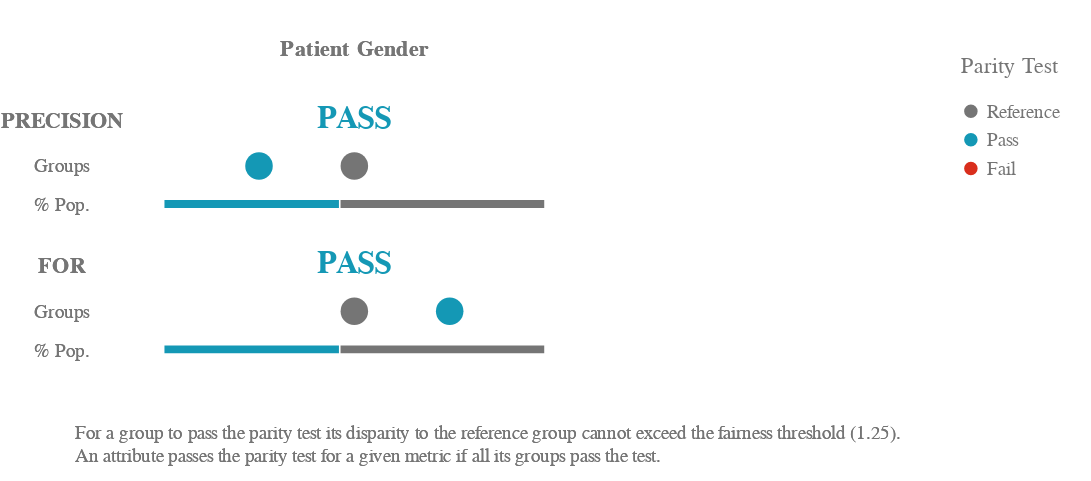

Notebook code for this chart:
### Code cell
# baseline value always passes
ap.summary(bdf, metrics, fairness_threshold = disparity_tolerance)

### Figure 1 — Vega-Lite specification as saved in the notebook (floating-point values rounded to 4 significant figures)
{"config": {"view": {"continuousWidth": 400, "continuousHeight": 300, "strokeWidth": 0}, "legend": {"labelColor": "rgb(117,117,117)", "labelFont": "Arial", "labelFontSize": 12, "titleColor": "rgb(117,117,117)", "titleFont": "Arial", "titleFontSize": 14, "titleFontWeight": "normal", "titlePadding": 15}}, "vconcat": [{"hconcat": [{"vconcat": [{"mark": {"type": "text", "align": "center", "baseline": "middle", "color": "rgb(117,117,117)", "font": "Arial", "fontWeight": "bold", "size": 14}, "encoding": {"text": {"value": ""}}, "height": 32.25, "width": 32.0}, {"layer": [{"mark": {"type": "text", "align": "center", "baseline": "middle", "color": "rgb(117,117,117)", "font": "Arial", "fontWeight": "bold", "size": 14}, "encoding": {"text": {"value": "PRECISION"}, "y": {"type": "quantitative", "axis": {"domain": false, "grid": false, "labels": false, "ticks": false, "title": " "}, "field": "y_position", "scale": {"domain": [3, 1]}}}, "transform": [{"calculate": "1.2", "as": "y_position"}]}, {"mark": {"type": "text", "align": "center", "baseline": "middle", "color": "rgb(117,117,117)", "font": "Arial", "size": 12}, "encoding": {"text": {"value": "Groups"}, "y": {"type": "quantitative", "axis": {"domain": false, "grid": false, "labels": false, "ticks": false, "title": " "}, "field": "y_position", "scale": {"domain": [3, 1]}}}, "transform": [{"calculate": "2", "as": "y_position"}]}, {"mark": {"type": "text", "align": "center", "baseline": "middle", "color": "rgb(117,117,117)", "font": "Arial", "size": 12}, "encoding": {"text": {"value": "% Pop."}, "y": {"type": "quantitative", "axis": {"domain": false, "grid": false, "labels": false, "ticks": false, "title": " "}, "field": "y_position", "scale": {"domain": [3, 1]}}}, "transform": [{"calculate": "2.7", "as": "y_position"}]}], "height": 69.88, "width": 32.0}, {"layer": [{"mark": {"type": "text", "align": "center", "baseline": "middle", "color": "rgb(117,117,117)", "font": "Arial", "fontWeight": "bold", "size": 14}, "encoding": {"text": {"value": "FOR"}, "y": {"type": "quantitative", "axis": {"domain": false, "grid": false, "labels": false, "ticks": false, "title": " "}, "field": "y_position", "scale": {"domain": [3, 1]}}}, "transform": [{"calculate": "1.2", "as": "y_position"}]}, {"mark": {"type": "text", "align": "center", "baseline": "middle", "color": "rgb(117,117,117)", "font": "Arial", "size": 12}, "encoding": {"text": {"value": "Groups"}, "y": {"type": "quantitative", "axis": {"domain": false, "grid": false, "labels": false, "ticks": false, "title": " "}, "field": "y_position", "scale": {"domain": [3, 1]}}}, "transform": [{"calculate": "2", "as": "y_position"}]}, {"mark": {"type": "text", "align": "center", "baseline": "middle", "color": "rgb(117,117,117)", "font": "Arial", "size": 12}, "encoding": {"text": {"value": "% Pop."}, "y": {"type": "quantitative", "axis": {"domain": false, "grid": false, "labels": false, "ticks": false, "title": " "}, "field": "y_position", "scale": {"domain": [3, 1]}}}, "transform": [{"calculate": "2.7", "as": "y_position"}]}], "height": 69.88, "width": 32.0}], "bounds": "flush", "data": {"name": "data-79dd248bdaa0ea02c535240e8ad022c8"}, "spacing": 21.5}, {"hconcat": [{"vconcat": [{"data": {"name": "data-79dd248bdaa0ea02c535240e8ad022c8"}, "mark": {"type": "text", "align": "center", "baseline": "middle", "color": "rgb(117,117,117)", "font": "Arial", "fontWeight": "bold", "size": 14}, "encoding": {"text": {"value": "Patient Gender"}}, "height": 32.25, "width": 240.0}, {"layer": [{"data": {"name": "data-126d4ae515fac080ab56453e43289c66"}, "mark": {"type": "text", "align": "center", "baseline": "middle", "font": "Arial", "fontWeight": "bold", "size": 20}, "encoding": {"color": {"type": "ordinal", "field": "parity_result", "legend": {"title": ""}, "scale": {"domain": ["Reference", "Pass", "Fail"], "range": ["rgb(117,117,117)", "rgb(20, 152, 181)", "rgb(217, 46, 28)"]}}, "text": {"value": "PASS"}, "y": {"type": "quantitative", "axis": {"domain": false, "grid": false, "labels": false, "ticks": false, "title": " "}, "field": "y_position", "scale": {"domain": [3, 1]}}}, "transform": [{"calculate": "1", "as": "y_position"}]}, {"data": {"name": "data-003829d36ea0ece19b953ceab2b895bb"}, "mark": {"type": "bar", "size": 6, "stroke": "white"}, "encoding": {"color": {"type": "ordinal", "field": "precision_parity_result", "legend": {"padding": 20, "title": "Parity Test"}, "scale": {"domain": ["Reference", "Pass", "Fail"], "range": ["rgb(117,117,117)", "rgb(20, 152, 181)", "rgb(217, 46, 28)"]}}, "tooltip": [{"type": "nominal", "field": "precision_parity_result", "title": "Parity"}, {"type": "nominal", "field": "tooltip_group_size", "title": "Size"}, {"type": "nominal", "field": "tooltip_groups_name_size", "title": "Groups"}], "x": {"type": "quantitative", "aggregate": "sum", "axis": {"domain": false, "grid": false, "labels": false, "ticks": false, "title": " "}, "field": "group_size", "stack": "normalize"}, "y": {"type": "quantitative", "axis": {"domain": false, "grid": false, "labels": false, "ticks": false, "title": " "}, "field": "y_position", "scale": {"domain": [3, 1]}}}, "transform": [{"calculate": "2.8", "as": "y_position"}]}, {"data": {"name": "data-6ba54d9e5193896a1f442a78811f304d"}, "mark": {"type": "circle", "opacity": 1}, "encoding": {"color": {"type": "ordinal", "field": "precision_parity_result", "legend": {"title": ""}, "scale": {"domain": ["Reference", "Pass", "Fail"], "range": ["rgb(117,117,117)", "rgb(20, 152, 181)", "rgb(217, 46, 28)"]}}, "size": {"value": 300}, "tooltip": [{"type": "nominal", "field": "attribute_value", "title": "Group"}, {"type": "nominal", "field": "tooltip_group_size", "title": "Group Size"}, {"type": "nominal", "field": "tooltip_parity_test_explanation_precision", "title": "Parity Test"}, {"type": "nominal", "field": "tooltip_disparity_explanation_precision", "title": "Disparity"}, {"type": "quantitative", "field": "precision", "format": ".2f", "title": "PRECISION"}], "x": {"type": "quantitative", "axis": {"domain": false, "grid": false, "labels": false, "ticks": false, "title": " "}, "field": "precision_disparity_rank", "scale": {"domain": [-2, 2], "nice": false}}, "y": {"type": "quantitative", "axis": {"domain": false, "grid": false, "labels": false, "ticks": false, "title": " "}, "field": "y_position", "scale": {"domain": [3, 1]}}}, "transform": [{"calculate": "2", "as": "y_position"}]}], "height": 69.88, "resolve": {"scale": {"x": "independent"}}, "width": 240.0}, {"layer": [{"data": {"name": "data-126d4ae515fac080ab56453e43289c66"}, "mark": {"type": "text", "align": "center", "baseline": "middle", "font": "Arial", "fontWeight": "bold", "size": 20}, "encoding": {"color": {"type": "ordinal", "field": "parity_result", "legend": {"title": ""}, "scale": {"domain": ["Reference", "Pass", "Fail"], "range": ["rgb(117,117,117)", "rgb(20, 152, 181)", "rgb(217, 46, 28)"]}}, "text": {"value": "PASS"}, "y": {"type": "quantitative", "axis": {"domain": false, "grid": false, "labels": false, "ticks": false, "title": " "}, "field": "y_position", "scale": {"domain": [3, 1]}}}, "transform": [{"calculate": "1", "as": "y_position"}]}, {"data": {"name": "data-16f2e71351b044a7534351829fc4de14"}, "mark": {"type": "bar", "size": 6, "stroke": "white"}, "encoding": {"color": {"type": "ordinal", "field": "for_parity_result", "legend": {"padding": 20, "title": "Parity Test"}, "scale": {"domain": ["Reference", "Pass", "Fail"], "range": ["rgb(117,117,117)", "rgb(20, 152, 181)", "rgb(217, 46, 28)"]}}, "tooltip": [{"type": "nominal", "field": "for_parity_result", "title": "Parity"}, {"type": "nominal", "field": "tooltip_group_size", "title": "Size"}, {"type": "nominal", "field": "tooltip_groups_name_size", "title": "Groups"}], "x": {"type": "quantitative", "aggregate": "sum", "axis": {"domain": false, "grid": false, "labels": false, "ticks": false, "title": " "}, "field": "group_size", "stack": "normalize"}, "y": {"type": "quantitative", "axis": {"domain": false, "grid": false, "labels": false, "ticks": false, "title": " "}, "field": "y_position", "scale": {"domain": [3, 1]}}}, "transform": [{"calculate": "2.8", "as": "y_position"}]}, {"data": {"name": "data-6ba54d9e5193896a1f442a78811f304d"}, "mark": {"type": "circle", "opacity": 1}, "encoding": {"color": {"type": "ordinal", "field": "for_parity_result", "legend": {"title": ""}, "scale": {"domain": ["Reference", "Pass", "Fail"], "range": ["rgb(117,117,117)", "rgb(20, 152, 181)", "rgb(217, 46, 28)"]}}, "size": {"value": 300}, "tooltip": [{"type": "nominal", "field": "attribute_value", "title": "Group"}, {"type": "nominal", "field": "tooltip_group_size", "title": "Group Size"}, {"type": "nominal", "field": "tooltip_parity_test_explanation_for", "title": "Parity Test"}, {"type": "nominal", "field": "tooltip_disparity_explanation_for", "title": "Disparity"}, {"type": "quantitative", "field": "for", "format": ".2f", "title": "FOR"}], "x": {"type": "quantitative", "axis": {"domain": false, "grid": false, "labels": false, "ticks": false, "title": " "}, "field": "for_disparity_rank", "scale": {"domain": [-2, 2], "nice": false}}, "y": {"type": "quantitative", "axis": {"domain": false, "grid": false, "labels": false, "ticks": false, "title": " "}, "field": "y_position", "scale": {"domain": [3, 1]}}}, "transform": [{"calculate": "2", "as": "y_position"}]}], "height": 69.88, "resolve": {"scale": {"x": "independent"}}, "width": 240.0}], "bounds": "flush", "spacing": 21.5}], "bounds": "flush", "spacing": 288.0}], "bounds": "flush", "spacing": 80.0}, {"layer": [{"mark": {"type": "text", "align": "left", "baseline": "top", "fill": "rgb(117,117,117)", "font": "Arial", "fontSize": 12, "fontWeight": "normal"}, "encoding": {"text": {"value": "For a group to pass the parity test its disparity to the reference group cannot exceed the fairness threshold (1.25)."}, "x": {"value": 24.0}, "y": {"value": 0}}}, {"mark": {"type": "text", "align": "left", "baseline": "top", "fill": "rgb(117,117,117)", "font": "Arial", "fontSize": 12, "fontWeight": "normal"}, "encoding": {"text": {"value": "An attribute passes the parity test for a given metric if all its groups pass the test."}, "x": {"value": 24.0}, "y": {"value": 15.0}}}], "data": {"name": "data-79dd248bdaa0ea02c535240e8ad022c8"}}], "padding": {"top": 15, "bottom": 10}, "$schema": "https://vega.github.io/schema/vega-lite/v4.8.1.json", "datasets": {"data-79dd248bdaa0ea02c535240e8ad022c8": [{"a": 1, "b": 0}, {"a": 1, "b": 0}], "data-126d4ae515fac080ab56453e43289c66": [{"parity_result": "Pass"}], "data-003829d36ea0ece19b953ceab2b895bb": [{"precision_parity_result": "Pass", "attribute_name": "Patient Gender", "total_entities": 4000, "group_size": 1847, "tooltip_groups_name_size": "F (1,847)", "tooltip_group_size": "1,847 (46.17%)"}, {"precision_parity_result": "Reference", "attribute_name": "Patient Gender", "total_entities": 4000, "group_size": 2153, "tooltip_groups_name_size": "M (2,153)", "tooltip_group_size": "2,153 (53.83%)"}], "data-6ba54d9e5193896a1f442a78811f304d": [{"attribute_name": "Patient Gender", "attribute_value": "F", "group_size": 1847, "total_entities": 4000, "ref_group_value": "M", "precision": 0.6735, "for": 0.3975, "precision_disparity": 0.9944, "for_disparity": 1.065, "precision_disparity_scaled": -0.005622, "precision_parity_result": "Pass", "tooltip_parity_test_explanation_precision": "Pass. Below fairness threshold of 1.25", "tooltip_disparity_explanation_precision": "1.01 times smaller PRECISION than the reference group", "tooltip_group_size": "1,847 (46.17%)", "precision_disparity_rank": -1.0, "group_size_formatted": "1,847", "tooltip_groups_name_size": "F (1,847)", "for_disparity_scaled": 0.06481, "for_parity_result": "Pass", "tooltip_parity_test_explanation_for": "Pass. Below fairness threshold of 1.25", "tooltip_disparity_explanation_for": "1.06 times larger FOR than the reference group", "for_disparity_rank": 1.0}, {"attribute_name": "Patient Gender", "attribute_value": "M", "group_size": 2153, "total_entities": 4000, "ref_group_value": "M", "precision": 0.6772, "for": 0.3733, "precision_disparity": 1.0, "for_disparity": 1.0, "precision_disparity_scaled": 0.0, "precision_parity_result": "Reference", "tooltip_parity_test_explanation_precision": "Reference group", "tooltip_disparity_explanation_precision": "Reference group", "tooltip_group_size": "2,153 (53.83%)", "precision_disparity_rank": 0.0, "group_size_formatted": "2,153", "tooltip_groups_name_size": "M (2,153)", "for_disparity_scaled": 0.0, "for_parity_result": "Reference", "tooltip_parity_test_explanation_for": "Reference group", "tooltip_disparity_explanation_for": "Reference group", "for_disparity_rank": 0.0}], "data-16f2e71351b044a7534351829fc4de14": [{"for_parity_result": "Pass", "attribute_name": "Patient Gender", "total_entities": 4000, "group_size": 1847, "tooltip_groups_name_size": "F (1,847)", "tooltip_group_size": "1,847 (46.17%)"}, {"for_parity_result": "Reference", "attribute_name": "Patient Gender", "total_entities": 4000, "group_size": 2153, "tooltip_groups_name_size": "M (2,153)", "tooltip_group_size": "2,153 (53.83%)"}]}}
